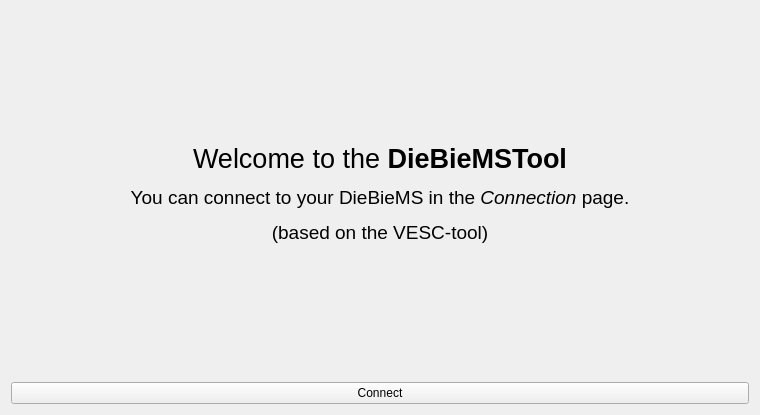
<?xml version="1.0" encoding="UTF-8"?>
<ui version="4.0">
 <class>PageWelcome</class>
 <widget class="QWidget" name="PageWelcome">
  <property name="geometry">
   <rect>
    <x>0</x>
    <y>0</y>
    <width>760</width>
    <height>415</height>
   </rect>
  </property>
  <property name="windowTitle">
   <string>Form</string>
  </property>
  <layout class="QVBoxLayout" name="verticalLayout">
   <item>
    <widget class="ImageWidget" name="bgWidget" native="true">
     <layout class="QVBoxLayout" name="verticalLayout_2" stretch="1">
      <property name="leftMargin">
       <number>30</number>
      </property>
      <property name="topMargin">
       <number>30</number>
      </property>
      <property name="rightMargin">
       <number>30</number>
      </property>
      <property name="bottomMargin">
       <number>30</number>
      </property>
      <item>
       <widget class="QLabel" name="label">
        <property name="text">
         <string>&lt;html&gt;&lt;head/&gt;&lt;body&gt;&lt;p align=&quot;center&quot;&gt;&lt;span style=&quot; font-size:20pt;&quot;&gt;Welcome to the &lt;/span&gt;&lt;span style=&quot; font-size:20pt; font-weight:600;&quot;&gt;DieBieMSTool&lt;/span&gt;&lt;/p&gt;&lt;p align=&quot;center&quot;&gt;&lt;span style=&quot; font-size:14pt;&quot;&gt;You can connect to your DieBieMS in the &lt;/span&gt;&lt;span style=&quot; font-size:14pt; font-style:italic;&quot;&gt;Connection&lt;/span&gt;&lt;span style=&quot; font-size:14pt;&quot;&gt; page.&lt;/span&gt;&lt;/p&gt;&lt;p align=&quot;center&quot;&gt;&lt;span style=&quot; font-size:14pt;&quot;&gt;(based on the VESC-tool)&lt;/span&gt;&lt;/p&gt;&lt;/body&gt;&lt;/html&gt;</string>
        </property>
        <property name="wordWrap">
         <bool>true</bool>
        </property>
       </widget>
      </item>
     </layout>
    </widget>
   </item>
   <item>
    <layout class="QHBoxLayout" name="horizontalLayout">
     <property name="spacing">
      <number>3</number>
     </property>
     <item>
      <widget class="QPushButton" name="autoConnectButton">
       <property name="toolTip">
        <string>Automatically connect to the VESC using the USB connection.</string>
       </property>
       <property name="text">
        <string>Connect</string>
       </property>
       <property name="icon">
        <iconset resource="../res.qrc">
         <normaloff>:/res/icons/Connected-96.png</normaloff>:/res/icons/Connected-96.png</iconset>
       </property>
       <property name="iconSize">
        <size>
         <width>45</width>
         <height>45</height>
        </size>
       </property>
      </widget>
     </item>
    </layout>
   </item>
  </layout>
 </widget>
 <customwidgets>
  <customwidget>
   <class>ImageWidget</class>
   <extends>QWidget</extends>
   <header>widgets/imagewidget.h</header>
   <container>1</container>
  </customwidget>
 </customwidgets>
 <resources>
  <include location="../res.qrc"/>
 </resources>
 <connections/>
</ui>
